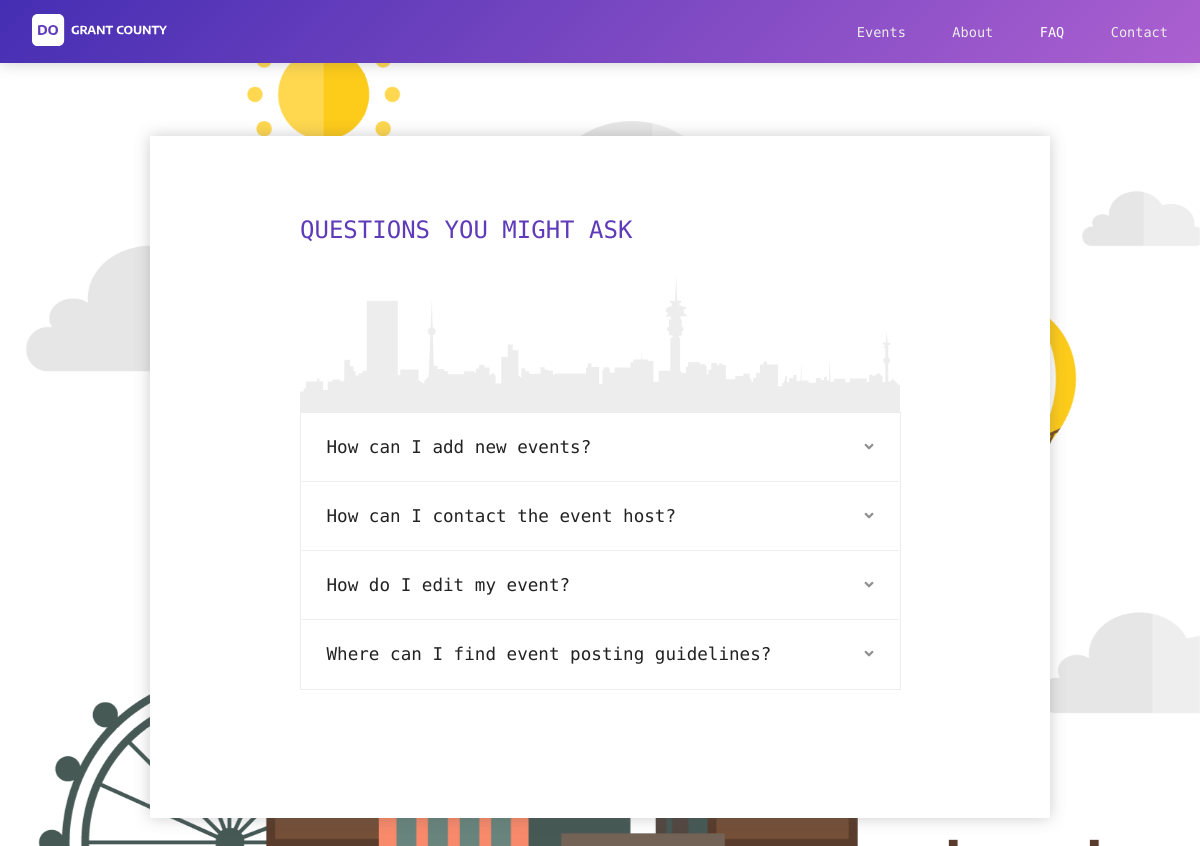
Screenshot of /faq/ with the database file from the repository.
### tables this page shows
CREATE TABLE setting
(
  id              VARCHAR(14) PRIMARY KEY, /* random */
  about_title     TEXT NOT NULL,
  about_content   TEXT NOT NULL,
  faq_title       TEXT NOT NULL,
  faq_content     TEXT DEFAULT NULL,
  contact_title   TEXT NOT NULL,
  contact_email   TEXT NOT NULL,
  contact_phone   TEXT NOT NULL,
  contact_content TEXT NOT NULL,
  created_at      DATETIME DEFAULT CURRENT_TIMESTAMP
);

CREATE TABLE faq
(
  id              VARCHAR(12) PRIMARY KEY, /* random */
  question        TEXT NOT NULL,
  answer          TEXT NOT NULL,
  created_at      DATETIME DEFAULT CURRENT_TIMESTAMP
);

### dograntcounty.py (the view)
@app.route('/faq/', methods=["GET", "POST"])
def faq():
    setting = db.setting()
    questions = db.questions()
    questions = db.arrange_questions(questions)
    return render_template('faq.html', questions=questions, setting=setting)

### db.py (called while the page is built)
def connect_db():
    db_path = os.path.join(dograntcounty.app.root_path, DATABASE)
    connection = sqlite3.connect(db_path)
    connection.row_factory = sqlite3.Row
    return connection

def open_db_connection():
    g.db = connect_db()

def close_db_connection():
    db = getattr(g, 'db', None)
    if db is not None:
        db.close()

def questions():
    return g.db.execute('SELECT * FROM faq').fetchall()

def arrange_questions(questions):
    new_questions = []
    for q in questions:
        new_question = {}
        new_question['id'] = q['id']
        new_question['question'] = q['question']
        new_question['answer'] = q['answer']
        new_question['date'] = datetime.datetime.strptime(q['created_at'], '%Y-%m-%d %H:%M:%S').strftime('%B') +\
                               " " + str(int(datetime.datetime.strptime(q['created_at'], '%Y-%m-%d %H:%M:%S').strftime('%d'))) + \
                               ", " + datetime.datetime.strptime(q['created_at'], '%Y-%m-%d %H:%M:%S').strftime('%Y')
        new_questions.append(new_question)
    return new_questions

def setting():
    return g.db.execute('SELECT * FROM setting WHERE id = ?',('dograntcounty',)).fetchone()

### dograntcounty.py (called while the page is built)
@app.before_request
def before():
    db.open_db_connection()
    session.permanent = False

@app.teardown_request
def after(exception):
    db.close_db_connection()

### templates/faq.html (shortened to what this page needs)
{% extends 'base.html' %}
{% block content %}
    <div class="header">
        <div class="flex-box max-width margin-center margin-side">
            <div class="flex flex-center logo-bar">
                <a href="{{ url_for('index') }}"><img class="logo" alt="DO GRANTCOUNTY" src="/static/img/logo-white.svg"></a>
            </div>
            <div class="flex flex-center menu-bar desktop">
                <div class="menu"><a href="{{ url_for('events') }}">Events</a></div>
                <div class="menu"><a href="{{ url_for('about') }}">About</a></div>
                <div class="menu now"><a href="{{ url_for('faq') }}">FAQ</a></div>
                <div class="menu"><a href="{{ url_for('contact') }}">Contact</a></div>
            </div>
        </div>
    </div>
    <div class="background desktop">
    </div>
    <div class="page max-width margin-center">
        <div class="faq">
            <h2>{{ setting.faq_title }}</h2>
            <div class="background-city margin-center"></div>
            <div class="questions">
                {% for q in questions %}
                <div class="question" id="question-{{ q.id }}">
                    <div class="flex-box cursor-pointer" onclick="toggle_question('{{ q.id }}')">
                        <div class="title flex-5 flex-center text-left">{{ q.question }}</div>
                        <div class="arrow flex-1 flex-center text-right desktop"><i class="fas fa-angle-down"></i></div>
                    </div>
                </div>
                {% endfor %}
            </div>
        </div>
    </div>
{% endblock %}

### templates/base.html (shortened to what this page needs)
<!DOCTYPE html>
<html lang="en">
<head>
    <link rel="stylesheet" type="text/css" href="/static/css/style.css?ver=2.9">
    <link rel="stylesheet" type="text/css" href="/static/css/dropdown.css?ver=2.9">
    <link href="https://use.fontawesome.com/releases/v5.0.6/css/all.css" rel="stylesheet">
    <link rel="stylesheet" href="//code.jquery.com/ui/1.11.4/themes/smoothness/jquery-ui.css" />
</head>
<body class="animated fadeIn">
{% block content %}
{% endblock %}
</body>
</html>

### static/css/style.css (style rules this page uses)
*, *:before, *:after { transition: all 0.3s ease-out; }
html { -webkit-box-sizing: border-box; -moz-box-sizing: border-box; box-sizing: border-box; }
body { font-family: 'Encode Sans Semi Expanded', sans-serif; font-weight: 300; color: #222; padding: 0; margin: 0; min-height: 100%; }
a { color: inherit; text-decoration: none; }
.max-width { max-width: 1200px; }
.margin-center { margin: 0 auto; }
.text-left { text-align: left; }
.text-right { text-align: right; }
.flex-box { display: flex; }
.flex { flex: 1; }
.flex-5 { flex: 5; }
.flex-center { align-self: center; }
.background-city { height: 9rem; width: 100%; margin-top: -1.5rem; max-width: 600px; background: url('/static/img/city.svg') repeat-x; background-position: left bottom; -webkit-background-size: cover; -moz-background-size: cover; -o-background-size: cover; background-size: cover; }
.cursor-pointer { cursor: pointer; }
.desktop { display: inline-block; }
.background { position: fixed; bottom: 0; z-index: -99; height: 100%; width: 100%; }
.header { position: fixed; width: 100%; top: 0; left: 0; background: #452eb3; background: -moz-linear-gradient(-45deg, #452eb3 0%, #ac60d0 100%); background: -webkit-linear-gradient(-45deg, #452eb3 0%,#ac60d0 100%); background: linear-gradient(135deg, #452eb3 0%,#ac60d0 100%); filter: progid:DXImageTransform.Microsoft.gradient( startColorstr='#452eb3', endColorstr='#ac60d0',GradientType=1 ); -webkit-box-shadow: 0px 0px 15px 0px rgba(89,89,89,0.3); -moz-box-shadow: 0px 0px 15px 0px rgba(89,89,89,0.3); box-shadow: 0px 0px 15px 0px rgba(89,89,89,0.3); z-index: 9999; }
.logo-bar { text-align: left; padding: 0.8rem 0; vertical-align: middle; }
.logo-bar .logo { height: 2.4rem; margin: 0; margin-top: 0.1rem; }
.menu-bar { text-align: right; vertical-align: middle; padding: 0.8rem 0; }
.menu { display: inline-block; margin-left: 2.5rem; font-size: 0.9rem; font-weight: 400; color: #ededed; }
.menu.now { color: #fff; font-weight: 500; }
.page { margin-top: 9rem; text-align: center; }
.faq, .contact, .about { margin: 0 auto; margin-bottom: 17rem; padding: 0; padding-top: 2rem; padding-bottom: 5rem; -webkit-box-shadow: 0px 0px 15px 0px rgba(89,89,89,0.3); -moz-box-shadow: 0px 0px 15px 0px rgba(89,89,89,0.3); box-shadow: 0px 0px 15px 0px rgba(89,89,89,0.3); max-width: 900px; background: #fff; }
.faq .questions { width: 90%; max-width: 599px; margin: 0 auto; margin-bottom: 3rem; border: 0.5px solid #ededed; //-webkit-box-shadow: 0px 0px 10px 0px rgba(89,89,89,0.15); //-moz-box-shadow: 0px 0px 10px 0px rgba(89,89,89,0.15); //box-shadow: 0px 0px 10px 0px rgba(89,89,89,0.15); }
.questions .question { border-left: 2.5px solid transparent; border-right: 2.5px solid transparent; border-bottom: 0.5px solid #ededed; }
.questions .question:last-of-type { border-bottom: 0.5px solid transparent; }
.questions .title { padding: 1.5rem; font-size: 1.1rem; text-align: left; }
.questions .arrow { padding: 1.5rem; font-size: 0.9rem; color: #909090; text-align: right; }
h2 { font-size: 1.5rem; color: #5F3BBA; font-weight: 300; text-align: left; max-width: 600px; margin: 3rem auto; text-transform: uppercase; }
@media all and (max-width: 1300px) and (min-width: 50px) { .logo-bar { text-align: left; padding: 0.8rem 0; vertical-align: middle; } }
@media all and (max-width: 1300px) and (min-width: 50px) { .logo-bar .logo { height: 2rem; margin: 0; margin-top: 0.1rem; } }
@media all and (max-width: 1300px) and (min-width: 50px) { .menu-bar { padding: 0.5rem 0; } }
@media all and (max-width: 1300px) and (min-width: 50px) { .page { margin-top: 8.5rem; } }
@media all and (max-width: 1300px) and (min-width: 50px) { .menu { margin-left: 2.3rem; font-size: 0.85rem; } }
@media all and (max-width: 1250px) and (min-width: 50px) { .margin-side { margin: 0 2rem; } }

### rows the page displays
setting: faq_title "QUESTIONS YOU MIGHT ASK"
faq: question "How can I add new events?"
faq: question "How can I contact the event host?"
faq: question "How do I edit my event?"
faq: question "Where can I find event posting guidelines?"
